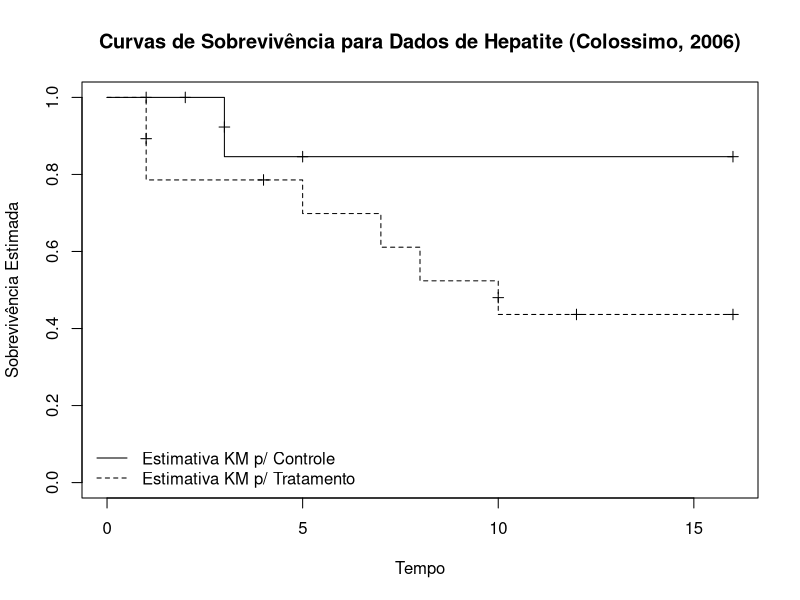
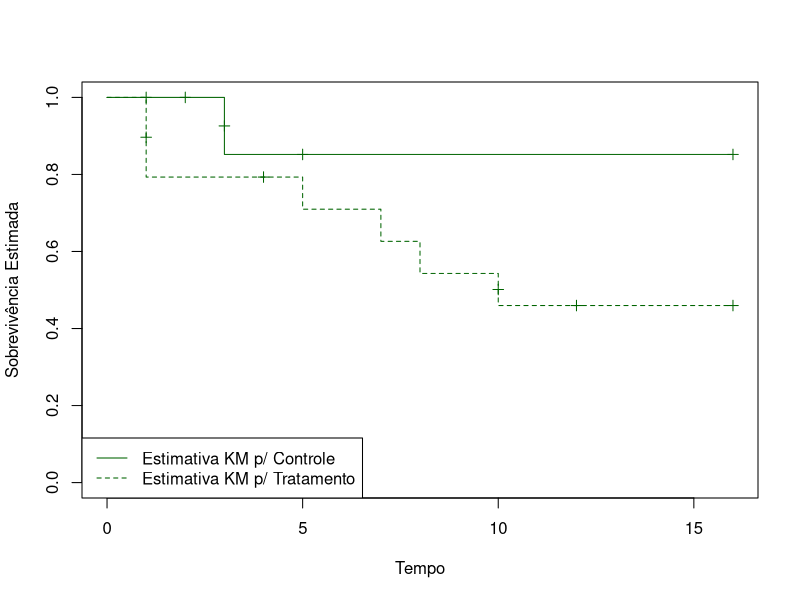
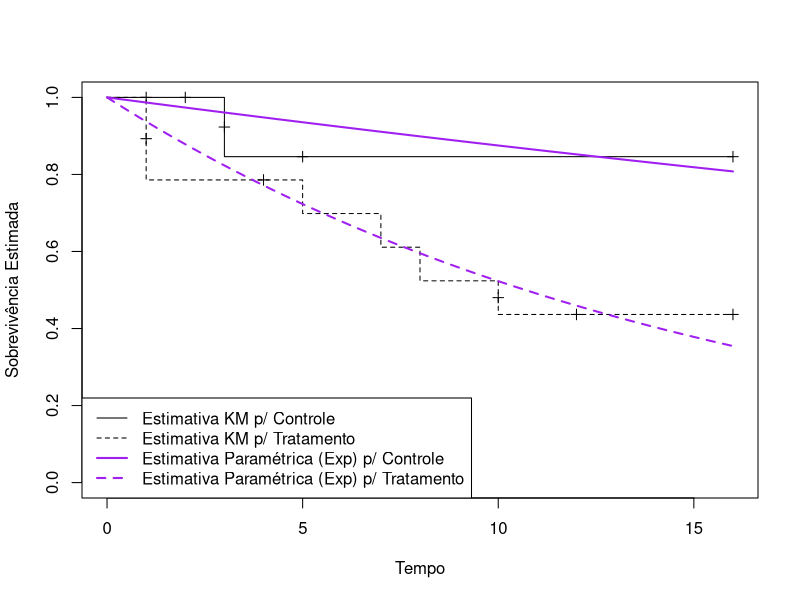
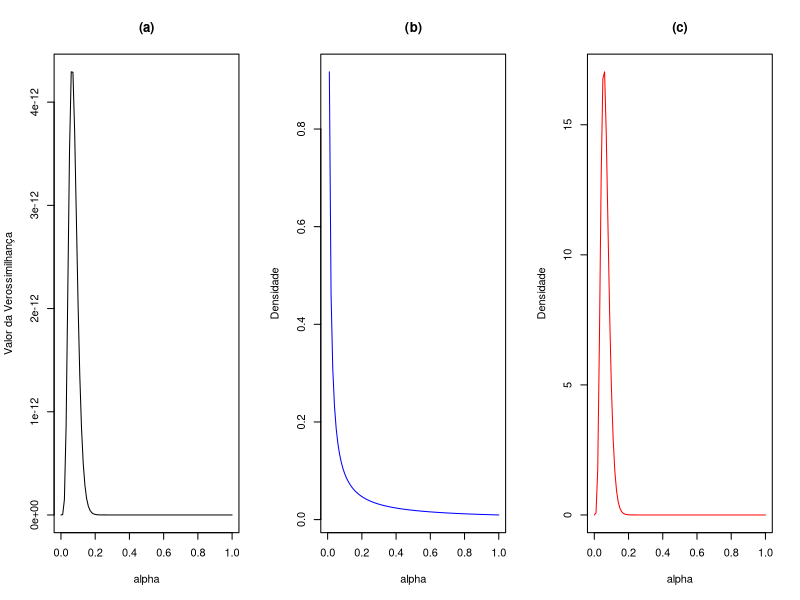
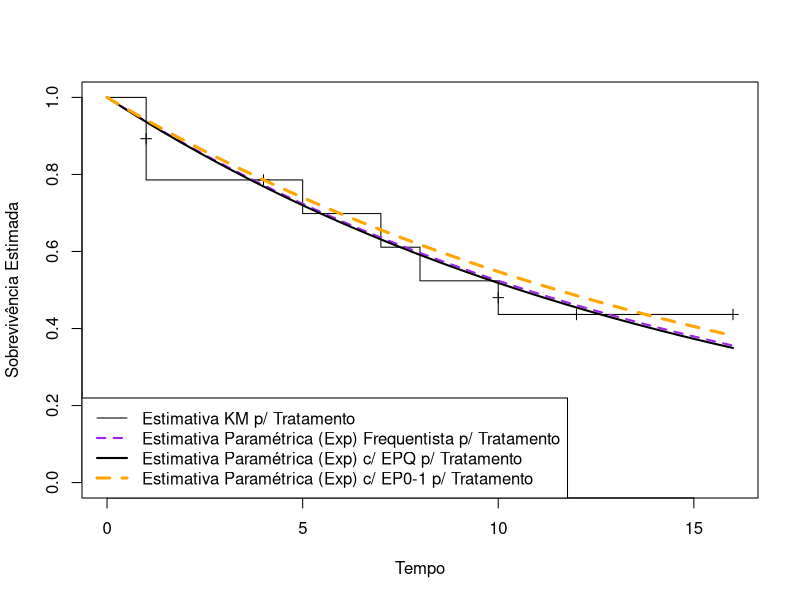
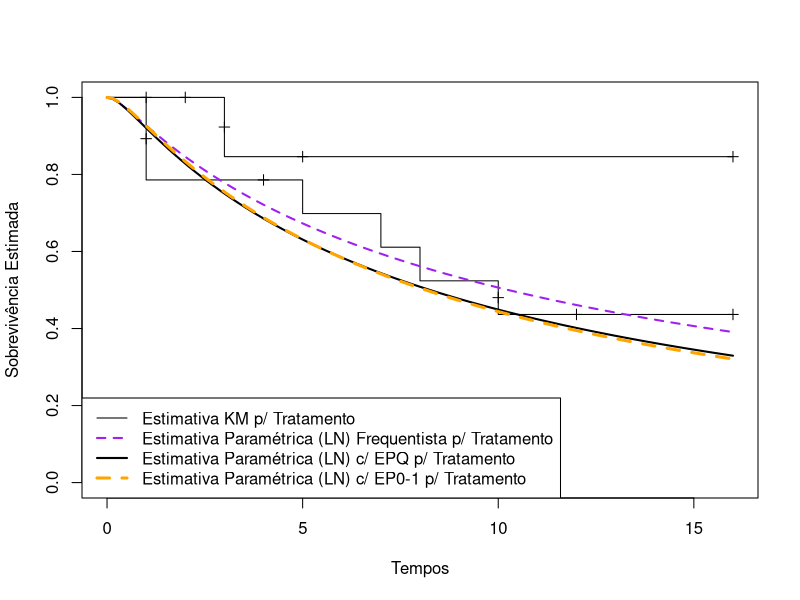
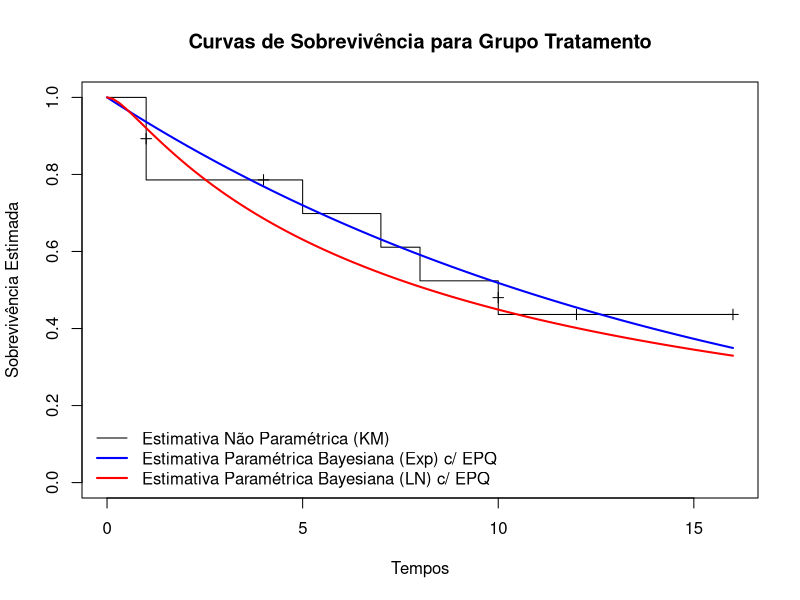

Here is the R script that generated these plots, in order:
######################### relatorio dados hepatite

require(survival)
#figura 1 
t = c(1, 2, 3, 3, 3, 5, 5, 16, 16, 16, 16, 16, 16, 16, 16,1, 1, 1, 1, 4, 5, 7, 8, 10, 10, 12, 16, 16, 16)
c = c(0,0,1,1,rep(0,11),rep(1,3),0,0,rep(1,4),rep(0,5))
dados = Surv(t,c)
tipo = c(rep("Controle",15), rep("Esteroide",14))
kmfit = survfit(dados ~ tipo)
par(mfrow=c(1,1))
plot(kmfit, xlab="Tempo", ylab = "Sobrevivência Estimada", main= "Curvas de Sobrevivência para Dados de Hepatite (Colossimo, 2006)",
     mark.time = T, conf.int = FALSE, lty=c(1,2))
legend("bottomleft",c("Estimativa KM p/ Controle","Estimativa KM p/ Tratamento"), 
       ,lty = c(1,2), bty="n")

#figura 2

temp <- survfit(dados~tipo,type="fh")

plot(temp, #main = "Representação Gráfica: Dados Hepatite e Estimativa NA",
     xlab="Tempo", ylab = "Sobrevivência Estimada",
     mark.time = T, conf.int = FALSE, col="dark green",lty = c(1,2))
legend("bottomleft",c("Estimativa KM p/ Controle","Estimativa KM p/ Tratamento"), 
       ,lty = c(1,2), col="dark green")

#### figura 3
tc=t[1:15]
tt=t[16:29]
cc=c[1:15]
ct=c[16:29]

a_c = sum(cc)/sum(tc)
a_t = sum(ct)/sum(tt)

plot(kmfit, xlab="Tempo", ylab = "Sobrevivência Estimada",
     mark.time = T, conf.int = FALSE, lty=c(1,2))
curve(1-pexp(x,a_c), add=T, col='purple', lty=1, lwd=2)
curve(1-pexp(x,a_t), add=T, col='purple', lty=2, lwd=2)
legend("bottomleft",c("Estimativa KM p/ Controle","Estimativa KM p/ Tratamento", "Estimativa Paramétrica (Exp) p/ Controle","Estimativa Paramétrica (Exp) p/ Tratamento"), 
       ,lty = c(1,2,1,2), col=c("black", "black","purple","purple"), lwd=c(1,1,2,2))

#### figura 4
L = function(theta,t,c) theta^(sum(c))*exp(-(sum(t)*theta))
a1=sum(ct)+0.01
a2 = sum(tt)+0.01
par(mfrow=c(1,3))
curve(L(theta,tt,ct), from=0,to=1,main="(a)",xname="theta", xlab="alpha",ylab="Valor da Verossimilhança")
curve(dgamma(x,0.01,0.01), col='blue',,main="(b)", xlab="alpha",ylab="Densidade")
curve(dgamma(x,a1,a2),col='red',xlab="alpha",main="(c)",ylab="Densidade")


###### fig 5
trat = survfit(Surv(tt,ct)~1)
(a1 -1)/a2 #moda de alfa/x 

par(mfrow=c(1,1))
plot(trat, xlab="Tempo", ylab="Sobrevivência Estimada",
     mark.time = T, conf.int = FALSE) #,main="Curva para Tratamento com Esteroide")
curve(1-pexp(x,0.0646),col='purple',lty=2,lwd=2,add=T)
curve(1-pexp(x,0.0657),col='black',lty=1,lwd=2,add=T)
curve(1-pexp(x,0.0602),col='orange',lty=2,lwd=3,add=T)
legend("bottomleft",c("Estimativa KM p/ Tratamento", "Estimativa Paramétrica (Exp) Frequentista p/ Tratamento","Estimativa Paramétrica (Exp) c/ EPQ p/ Tratamento","Estimativa Paramétrica (Exp) c/ EP0-1 p/ Tratamento"), 
       ,lty = c(1,2,1,2), col=c("black", "purple","black","orange"), lwd=c(1,2,2,3))

######## fig 6
par(mfrow=c(1,1))
plot(kmfit, mark.time = T,xlab="Tempos", ylab="Sobrevivência Estimada")
curve(1-plnorm(x,2.327981,1.603826),col='purple',lty=2,lwd=2,add=T)
curve(1-plnorm(x,2.111,1.499),col='black',lty=1,lwd=2,add=T)
curve(1-plnorm(x,2.098,1.45),col='orange',lty=2,lwd=3,add=T)
legend("bottomleft",c("Estimativa KM p/ Tratamento", "Estimativa Paramétrica (LN) Frequentista p/ Tratamento","Estimativa Paramétrica (LN) c/ EPQ p/ Tratamento","Estimativa Paramétrica (LN) c/ EP0-1 p/ Tratamento"), 
       ,lty = c(1,2,1,2), col=c("black", "purple","black","orange"), lwd=c(1,2,2,3))

#### fig 7
ajuste.log1 = survreg(Surv(tt,ct) ~ 1, dist="lognormal")
par(mfrow=c(1,1))
plot(trat, mark.time = T, conf.int = F,xlab="Tempos", ylab="Sobrevivência Estimada", main="Curvas de Sobrevivência para Grupo Tratamento")
curve(1-pexp(x,0.0657),col='blue',lty=1,lwd=2,add=T)
curve(1-plnorm(x,2.111,1.499),col='red',lty=1,lwd=2,add=T)
legend("bottomleft",c("Estimativa Não Paramétrica (KM)", "Estimativa Paramétrica Bayesiana (Exp) c/ EPQ ","Estimativa Paramétrica Bayesiana (LN) c/ EPQ "), 
       ,lty = c(1,1,1), col=c("black","blue", "red"), lwd=c(1,2,2), bty = "n")


######codigo winbugs
#model{
  #likelihood
 # for(i in 1:n){t[i]~dexp(alpha)I(c[i],)}
  #prior
  #alpha~dgamma(0.1,0.1)
#}

#Data
#list(t=c(1,1,1,NA,NA,5,7,8,10,NA,NA,NA,NA,NA),
 #    c=c(0,0,0,1,4,0,0,0,0,10,12,16,16,16), n=14)

#model{
  #likelihood
 # for(i in 1:n){
  #  t[i]~dlnorm(mu,tau)I(c[i],)
  #}
  #prior
  #mu ~ dnorm(3,2)
  #tau ~ dgamma(9,0.05)
#}

#Data
#list(t=c(1,1,1,NA,NA,5,7,8,10,NA,NA,NA,NA,NA),
 #    c=c(0,0,0,1,4,0,0,0,0,10,12,16,16,16), n=14)